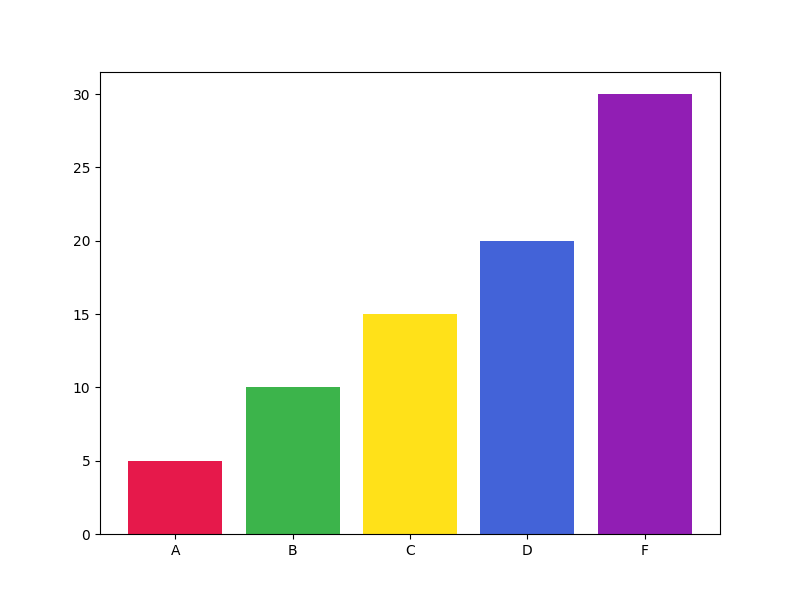

Reproduce this figure in Python.
import matplotlib.pyplot as plt

data = [5, 10, 15, 20, 30]  # Removed data point 25 corresponding to label E
colors = ['#e6194b', '#3cb44b', '#ffe119', '#4363d8', '#911eb4']  # Removed color for label E
labels = ['A', 'B', 'C', 'D', 'F']  # Removed label E

plt.figure(figsize=(8, 6))
plt.bar(labels, data, color=colors)
plt.show()
